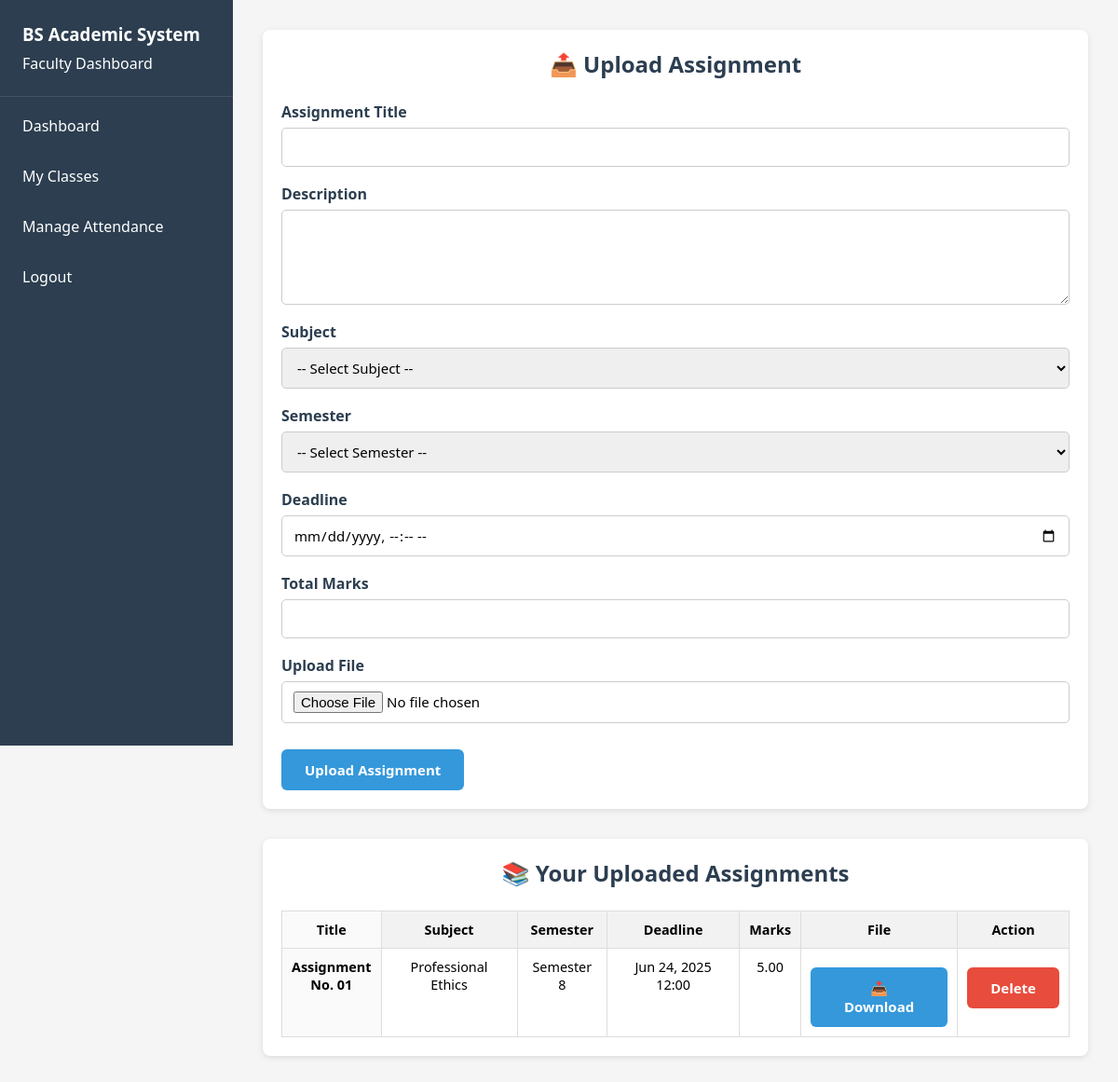
The page /faculty/upload_assignment.php (signed in) on the database its author committed.
### tables this page shows
CREATE TABLE `assignments` (
  `assignment_id` int(11) NOT NULL,
  `subject_id` int(11) DEFAULT NULL,
  `faculty_id` int(11) DEFAULT NULL,
  `title` varchar(100) NOT NULL,
  `description` text DEFAULT NULL,
  `deadline` datetime NOT NULL,
  `total_marks` decimal(5,2) NOT NULL,
  `semester_id` int(11) DEFAULT NULL,
  `file_path` varchar(255) DEFAULT NULL
);

CREATE TABLE `subjects` (
  `subject_id` int(11) NOT NULL,
  `subject_code` varchar(20) NOT NULL,
  `subject_name` varchar(100) NOT NULL,
  `credit_hours` int(11) NOT NULL,
  `description` text DEFAULT NULL,
  `department` varchar(50) DEFAULT NULL
);

CREATE TABLE `semesters` (
  `semester_id` int(11) NOT NULL,
  `semester_number` int(11) DEFAULT NULL CHECK (`semester_number` between 1 and 8),
  `academic_year` varchar(20) NOT NULL,
  `start_date` date NOT NULL,
  `end_date` date NOT NULL
);

### faculty/upload_assignment.php (the view, shortened to what this page needs)
<?php
include '../includes/db.php';
$faculty_id = $_SESSION['user_id'];
?>
<!DOCTYPE html>
<html lang="en">
<head>
    <link rel="stylesheet" href="../assets/css/dashboard.css">
</head>
<body>
<div class="dashboard">
    <?php include 'sidebar.php'; ?>
    <div class="main-content">
        <div class="card">
            <h2>📤 Upload Assignment</h2>
            <form action="" method="post" enctype="multipart/form-data">
                <div class="form-group">
                    <label for="title">Assignment Title</label>
                    <input type="text" name="title" id="title" required>
                </div>
                <div class="form-group">
                    <label for="description">Description</label>
                    <textarea name="description" id="description" rows="4"></textarea>
                </div>
                <div class="form-group">
                    <label for="subject_id">Subject</label>
                    <select name="subject_id" id="subject_id" required>
                        <option value="">-- Select Subject --</option>
                    </select>
                </div>
                <div class="form-group">
                    <label for="semester_id">Semester</label>
                    <select name="semester_id" id="semester_id" required>
                        <option value="">-- Select Semester --</option>
                    </select>
                </div>
                <div class="form-group">
                    <label for="deadline">Deadline</label>
                    <input type="datetime-local" name="deadline" id="deadline" required>
                </div>
                <div class="form-group">
                    <label for="total_marks">Total Marks</label>
                    <input type="number" step="0.01" name="total_marks" id="total_marks" required>
                </div>
                <div class="form-group">
                    <label for="assignment_file">Upload File</label>
                    <input type="file" name="assignment_file" id="assignment_file" required>
                </div>
                <button type="submit" class="btn">Upload Assignment</button>
            </form>
        </div>
        <div class="card" style="margin-top: 2rem;">
            <h2>📚 Your Uploaded Assignments</h2>
            <?php
            $sql = "SELECT a.*, s.subject_name, sem.semester_number
                    FROM assignments a
                    JOIN subjects s ON a.subject_id = s.subject_id
                    JOIN semesters sem ON a.semester_id = sem.semester_id
                    WHERE a.faculty_id = ?
                    ORDER BY a.deadline DESC";
            $stmt = $conn->prepare($sql);
            $stmt->bind_param("i", $faculty_id);
            $stmt->execute();
            $result = $stmt->get_result();
            if ($result->num_rows > 0): ?>
                <table>
                    <thead>
                        <tr>
                            <th>Title</th>
                            <th>Subject</th>
                            <th>Semester</th>
                            <th>Deadline</th>
                            <th>Marks</th>
                            <th>File</th>
                            <th>Action</th>
                        </tr>
                    </thead>
                    <tbody>
                    <?php while ($row = $result->fetch_assoc()): ?>
                        <tr>
                            <td><?= htmlspecialchars($row['title']) ?></td>
                            <td><?= htmlspecialchars($row['subject_name']) ?></td>
                            <td>Semester <?= $row['semester_number'] ?></td>
                            <td><?= date('M d, Y H:i', strtotime($row['deadline'])) ?></td>
                            <td><?= $row['total_marks'] ?></td>
                            <td>
                                <?php if ($row['file_path']): ?>
                                    <a class="btn btn-edit" href="../uploads/assignments/<?= $row['file_path'] ?>" target="_blank">📥 Download</a>
                                <?php else: ?>
                                    N/A
                                <?php endif; ?>
                            </td>
                            <td>
                                <a class="btn btn-delete" href="?delete=<?= $row['assignment_id'] ?>" onclick="return confirm('Are you sure you want to delete this assignment?')">Delete</a>
                            </td>
                        </tr>
                    <?php endwhile; ?>
                    </tbody>
                </table>
            <?php else: ?>
                <p>No assignments uploaded yet.</p>
            <?php endif; ?>
        </div>
    </div>
</div>
</body>
</html>

### assets/css/dashboard.css (style rules this page uses)
* { margin: 0; padding: 0; box-sizing: border-box; font-family: 'Segoe UI', Tahoma, Geneva, Verdana, sans-serif; }
html, body { height: 100%; background: #f5f5f5; }
body { padding-left: 250px; }
.dashboard { display: flex; min-height: 100vh; }
.main-content { flex: 1; padding: 2rem; }
.btn { background-color: #3498db; color: white; font-size: 15px; padding: 12px 25px; border: none; border-radius: 6px; font-weight: 600; cursor: pointer; transition: background-color 0.3s; display: inline-block; margin-top: 10px; text-align: center; text-decoration: none; }
.btn-edit { background: #3498db; color: white; }
.btn-delete { background: #e74c3c; color: white; }
.card, .stat-card, .management-section, .subject-section, .form-section, .class-card { background: white; border-radius: 8px; padding: 20px; box-shadow: 0 2px 6px rgba(0,0,0,0.1); margin-bottom: 24px; transition: transform 0.3s ease; }
.form-group { margin-bottom: 18px; display: flex; flex-direction: column; }
.form-group label { font-weight: 600; margin-bottom: 6px; color: #2c3e50; }
.form-group input, .form-group select, .form-group textarea { padding: 10px 12px; font-size: 15px; border: 1px solid #ccc; border-radius: 5px; transition: border-color 0.3s; resize: vertical; }
table { width: 100%; border-collapse: collapse; margin-top: 1rem; }
th, td { padding: 12px; border: 1px solid #ddd; text-align: left; }
th { background-color: #f2f2f2; }
h2 { text-align: center; margin-bottom: 1.5rem; color: #2c3e50; }
th:first-child, td:first-child { background-color: #fafafa; font-weight: 600; width: 100px; }
table { width: 100%; border-collapse: collapse; min-width: 800px; }
th, td { border: 1px solid #ddd; padding: 10px; vertical-align: top; text-align: center; font-size: 0.9rem; }

### assets/css/sidebar.css (style rules this page uses)
* { margin: 0; padding: 0; box-sizing: border-box; font-family: 'Segoe UI', Tahoma, Geneva, Verdana, sans-serif; }

### rows shown on the page
assignments: title "Assignment No. 01", subject.subject_name "Professional Ethics", semester.semester_number "8", deadline "Jun 24, 2025 12:00", total_marks "5.00"
